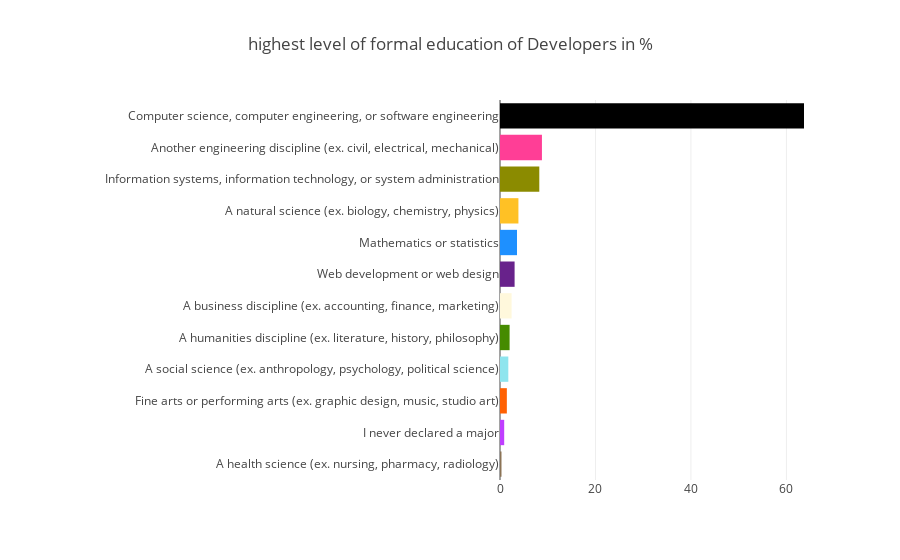

Write notebook code for a chart like this one.
### Markdown cell above
**About highest level of formal education of Developers :**
  * Approx. 46 % Developers having Bachelor's degree
  * Approx. 23 % Developers having Master's degree
  * Approx. 12 % having some college/university study without earning a degree
  * Approx. 9 % having Secondary schools(eg. American high school etc.)
  * Approx 3 % having Associate degree
  * Approx. 2 % having other doctral degree (Phd. , Ed.D etc.)
  * Approx. 2 % having Primary/elementry school
  * Approx. 2 % having Professional degree (JD, MD etc.)
  * Approx. 1 % never completed any formal education.

### Code cell
cnt_srs = stack_data["UndergradMajor"].value_counts()
trace = go.Bar(
    y=cnt_srs.index[::-1],
    x=(cnt_srs/cnt_srs.sum() * 100)[::-1],
    orientation = 'h',
    marker=dict(
        color=['#8B7355','#BF3EFF','#FF6103','#8EE5EE','#458B00','#FFF8DC','#68228B','#1E90FF','#FFC125','#8B8B00','#FF3E96'],
        colorscale = 'Blues',
        reversescale = True
    ),
)

layout = dict(
    title='highest level of formal education of Developers in %',
    margin=dict(
    l=500,
)
    )
data = [trace]
fig = go.Figure(data=data, layout=layout)
py.iplot(fig)

### Figure 1 — Plotly figure (JSON) as saved in the notebook; plotly's stock layout.template omitted (floating-point values rounded to 4 significant figures)
{"data": [{"marker": {"color": ["#8B7355", "#BF3EFF", "#FF6103", "#8EE5EE", "#458B00", "#FFF8DC", "#68228B", "#1E90FF", "#FFC125", "#8B8B00", "#FF3E96"], "colorscale": "Blues", "reversescale": true}, "orientation": "h", "type": "bar", "x": [0.3113, 0.8768, 1.436, 1.742, 2.012, 2.431, 3.059, 3.565, 3.859, 8.233, 8.787, 63.69], "y": ["A health science (ex. nursing, pharmacy, radiology)", "I never declared a major", "Fine arts or performing arts (ex. graphic design, music, studio art)", "A social science (ex. anthropology, psychology, political science)", "A humanities discipline (ex. literature, history, philosophy)", "A business discipline (ex. accounting, finance, marketing)", "Web development or web design", "Mathematics or statistics", "A natural science (ex. biology, chemistry, physics)", "Information systems, information technology, or system administration", "Another engineering discipline (ex. civil, electrical, mechanical)", "Computer science, computer engineering, or software engineering"]}], "layout": {"margin": {"l": 500}, "title": "highest level of formal education of Developers in %"}}
